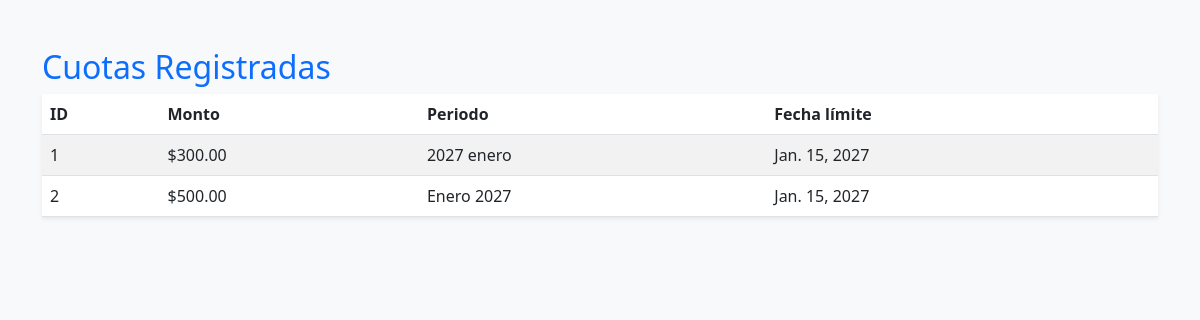
The app's page /cuotas/lista/ with its own data.
### cuotas/models.py (models this page shows, shortened)
class Cuota(models.Model):
    monto = models.DecimalField(max_digits=10, decimal_places=2)
    periodo = models.CharField(max_length=100)
    fecha_limite = models.DateField()

### cuotas/views.py (the view)
# urls.py: path("lista/", lista_cuotas, name="lista_cuotas"),
def lista_cuotas(request):
    cuotas = Cuota.objects.all()
    return render(request, "cuotas/lista.html", {"cuotas": cuotas})

### cuotas/templates/cuotas/lista.html (shortened to what this page needs)
<!DOCTYPE html>
<html lang="es">
<head>
    <link href="https://cdn.jsdelivr.net/npm/bootstrap@5.3.0/dist/css/bootstrap.min.css" rel="stylesheet">
</head>
<body class="bg-light">
    <div class="container mt-5">
        <h2 class="text-primary">Cuotas Registradas</h2>
        <table class="table table-striped shadow-sm">
            <thead>
                <tr>
                    <th>ID</th>
                    <th>Monto</th>
                    <th>Periodo</th>
                    <th>Fecha límite</th>
                </tr>
            </thead>
            <tbody>
                {% for c in cuotas %}
                <tr>
                    <td>{{ c.id }}</td>
                    <td>${{ c.monto }}</td>
                    <td>{{ c.periodo }}</td>
                    <td>{{ c.fecha_limite }}</td>
                </tr>
                {% endfor %}
            </tbody>
        </table>
    </div>
</body>
</html>

### records on screen
Cuota: id "1", monto "300.00", periodo "2027 enero", fecha_limite "Jan. 15, 2027"
Cuota: id "2", monto "500.00", periodo "Enero 2027", fecha_limite "Jan. 15, 2027"
